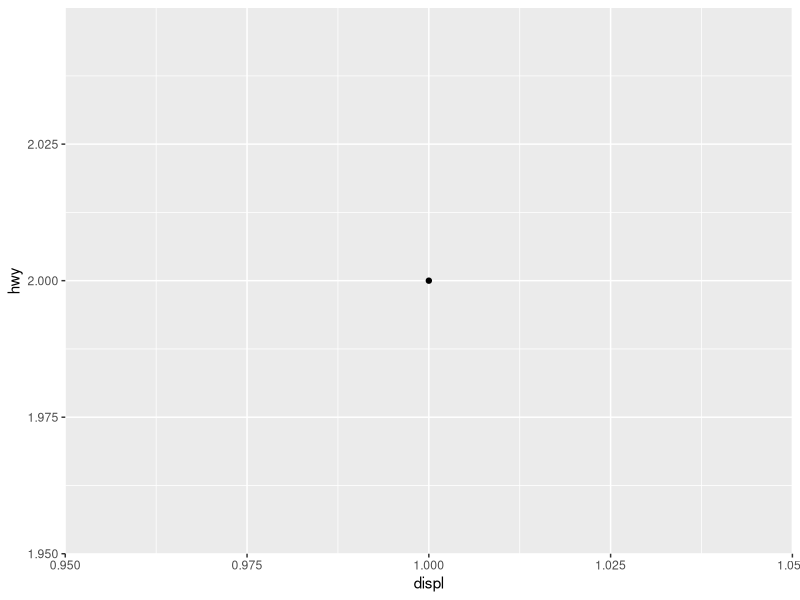
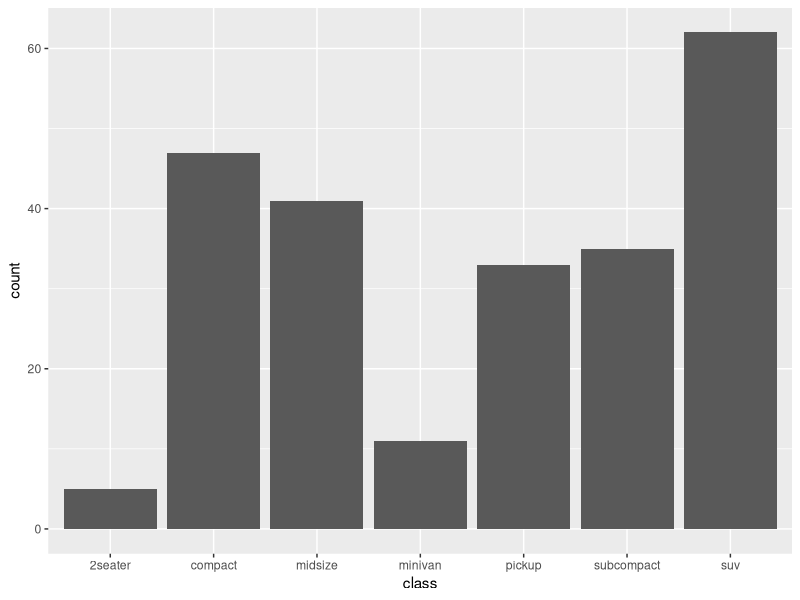

The R script that drew these images, in order:
# Lab 1

# Workflow: basics

# 1
# There's a typo in the variable name

# 2
library(tidyverse)
displ <- 1
hwy <- 2
ggplot(dTA = mpg) + 
  geom_point(mapping = aes(x = displ, y = hwy)) +
  geom_smooth(method = "lm")

# 3
# alt + shift + K opens the keyboard shortcuts

# 4
my_bar_plot <- ggplot(mpg, aes(x = class)) +
  geom_bar()
my_scatter_plot <- ggplot(mpg, aes(x = cty, y = hwy)) +
  geom_point()
ggsave(filename = "mpg-plot.png", plot = my_bar_plot)

# my_bar_plot was saved

# Using source function:

print('hello')
# When typing source("lab1.R") in the console, it executes the instruction in
# this file (including the print)
